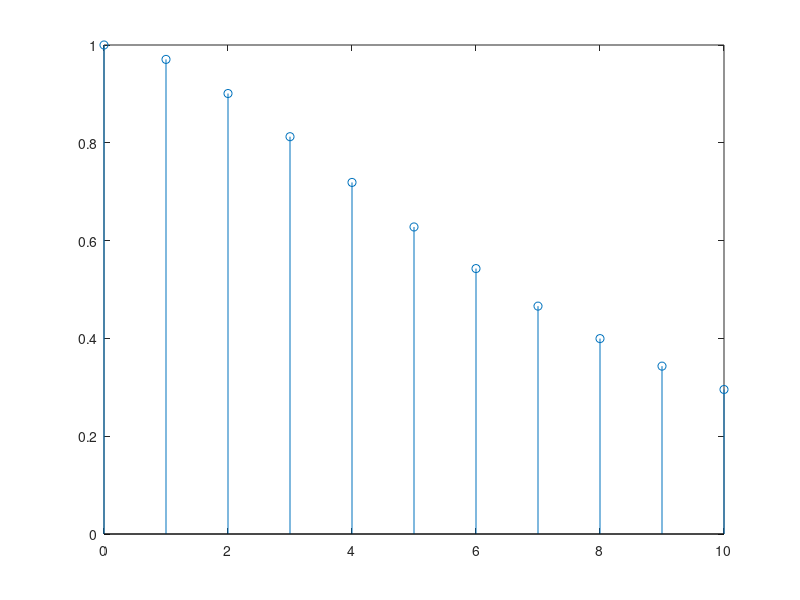

Write MATLAB code to recreate this figure.
clear;
% Q2
N = 250;
M = 10;
b = [1, 0.7, 0.1];
a = [1, -1.5, 0.56];
v = randn(N,1);
r = filter(b,a,v); %get r using the operator notation for ARMA model
% (a)
[rauto,lags] = xcorr(r, M, 'normalized');
rauto = rauto(M+1:end); %only take positive time lag
figure;
stem(lags(M+1:end),rauto);
% (b)
C = toeplitz(rauto);
% (c) using Cholesky because ldl() messes up rows
Lchol = transpose(chol(C));
D = (eye(M+1).*Lchol).^2;
L = Lchol*D^(-0.5);
Linv = L^(-1);
% (d)
F = eye(M+1); 
refMat = zeros(M); % Holds all reflection coeffs
P = zeros(M,1); % Holds all prediction error powers
for i = 1:M
    [fpc,pep,ref] = levinson(rauto, i);
    F(i+1,1:i) = fliplr(fpc(2:end));
    refMat(1:i,i) = ref;
    P(i) = pep;
end
% (e)
FCF = F*C*transpose(F);
compPD = P - diag(D(2:end,2:end)); %compare P_M and D
compLinvF = F - Linv; %compare L^-1 and F
fprintf("Elements greater than 10^12 in P_M and D difference: %d\n", length(find(compPD > 10^(-12))));
fprintf("Elements greater than 10^12 in L^-1 and F difference: %d\n", length(find(compLinvF > 10^(-12))));

% (f)
A = ones(N-M, M);
y = r(M+1:end);
for i = 1:M
    A(:,i) = r(i:N-M-1+i); % Each row is M length window
end
A = fliplr(A);
Apseudo = ((transpose(A)*A)^(-1))*transpose(A); %pseudo inverse
w = Apseudo*y; %solve for w
compWfpc = w + transpose((fpc(2:end))) % the error vector v, varies each time.
% (g)
